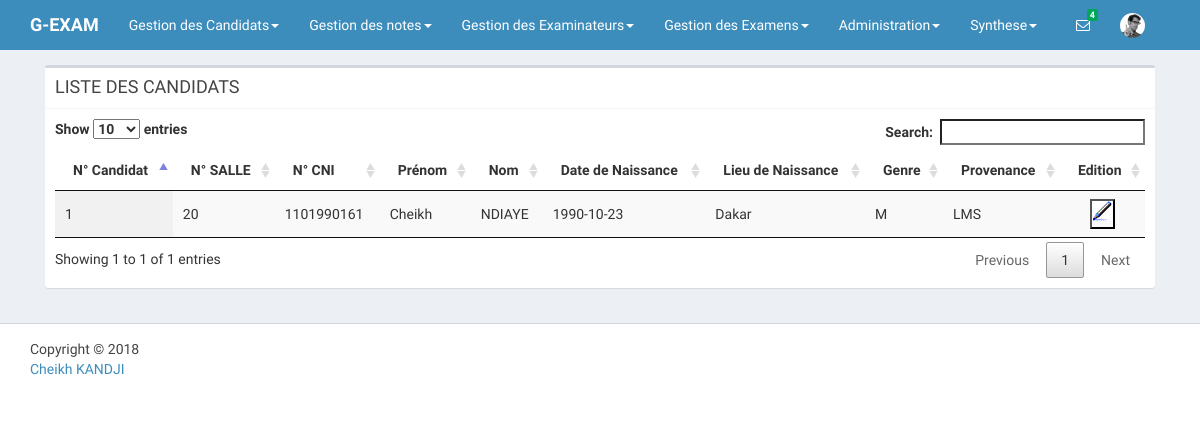
Before: / with the older database file.
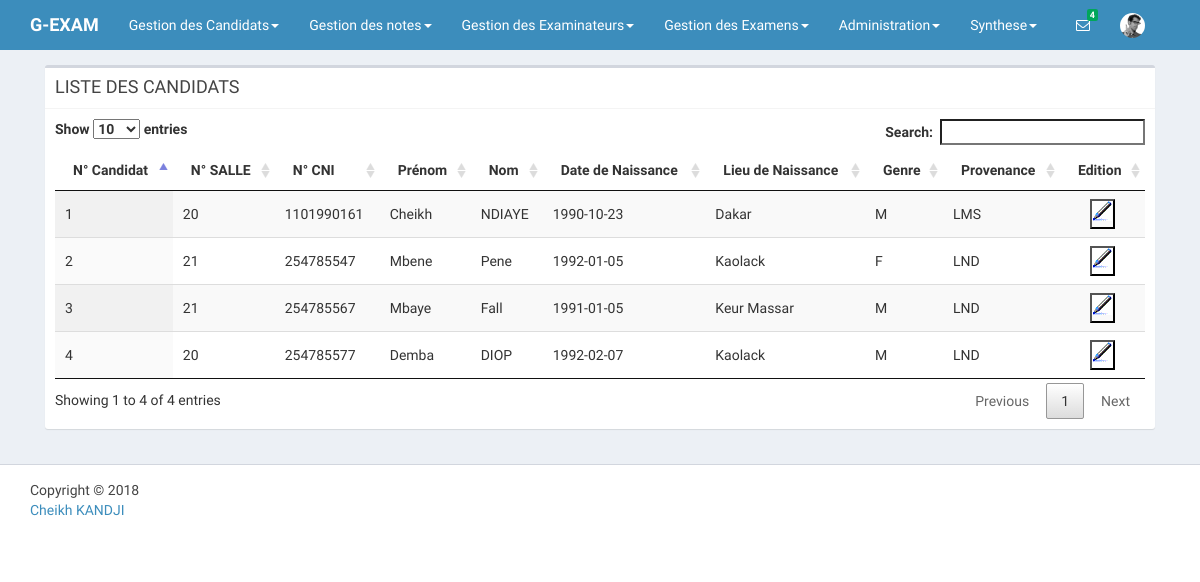
After: the same page with the newer database file.
### tables this page shows
CREATE TABLE `candidat` (
  `NUMBASE` int(11) NOT NULL,
  `NUMCENTRE` int(11) NOT NULL,
  `NUMSALLE` int(11) NOT NULL,
  `CNI` int(11) DEFAULT NULL,
  `PRENOM` varchar(25) DEFAULT NULL,
  `NOM` varchar(20) DEFAULT NULL,
  `DATENAIS` date DEFAULT NULL,
  `LIEUNAIS` varchar(25) DEFAULT NULL,
  `GENRE` varchar(1) DEFAULT NULL,
  `PROVENANCE` varchar(20) DEFAULT NULL
);

### index.php (called while the page is built)
<?php
include('affichage-candidat.php');
?>

### liste-candidat.php (the view, shortened to what this page needs)
<table id="example" class="display" cellspacing="0" width="100%">
			<thead>
			<tr>
				<th>N° Candidat</th>
				<th>N° SALLE</th>
				<th>N° CNI</th>
				<th>Prénom</th>
				<th>Nom</th>
				<th>Date de Naissance</th>
				<th>Lieu de Naissance</th>
				<th>Genre</th>
				<th>Provenance</th>
				<th>Edition</th>
			</tr>
		</thead>
			<tbody>
                         <?php
                             while($row=$reponse->fetch_assoc()){
                         ?>
			<tr>
				<td><?=$row['NUMBASE']?></td>
                         <td><?=$row['NUMSALLE']?></td>
                         <td><?=$row['CNI']?></td>
				<td><?=$row['PRENOM']?></td>
				<td><?=$row['NOM']?></td>
				<td><?=$row['DATENAIS']?></td>
				<td><?=$row['LIEUNAIS']?></td>
				<td><?=$row['GENRE']?></td>
				<td><?=$row['PROVENANCE']?></td>
				<td><center><form method="POST" action="<?php echo($_SERVER['PHP_SELF']); ?>">
				<input type="submit" value='' align="middle" name="edit" id="edit" style="background:url(img/edit.gif) no-repeat;width:25px;height:30px;"></input>
				</form> </center></td>
			</tr>
                         <?php
                             }
                         ?>
	</tbody>
</table>

### affichage-candidat.php (shortened to what this page needs)
<!DOCTYPE html>
<html>
<head>
    <link rel="stylesheet" href="bootstrap/css/bootstrap.min.css">
    <link rel="stylesheet" href="https://maxcdn.bootstrapcdn.com/font-awesome/4.4.0/css/font-awesome.min.css">
    <link rel="stylesheet" href="https://code.ionicframework.com/ionicons/2.0.1/css/ionicons.min.css">
    <link rel="stylesheet" href="dist/css/AdminLTE.min.css">
    <link rel="stylesheet" href="dist/css/skins/_all-skins.min.css">
	<link rel="stylesheet" href="plugins/DataTable/media/css/jquery.dataTables.min.css">
</head>
<body class="hold-transition skin-blue layout-top-nav">
<div class="wrapper">
	<?php
		include('menu-principal.php');
        include('connexion.php');
        $reponse=$con->query("SELECT C.NUMBASE,C.NUMSALLE, C.CNI, C.PRENOM, C.NOM, C.DATENAIS, C.LIEUNAIS,
		C.GENRE, C.PROVENANCE
		FROM candidat C");
	?>
 <div class="content-wrapper">
     <div class="container">
            <section class="content">
                <div class="box box-default">
                    <div class="box-header with-border">
                        <h3 class="box-title">LISTE DES CANDIDATS</h3>
                    </div>
                    <div class="box-body">
			<?php
					if(isset($_POST['edit']))
					{
						include('edition-candidat.php');
					}
					else
					include('liste-candidat.php');
			?>
                    </div>
                </div>
            </section>
        </div>
    </div>
	<?php
		include('pied-page.php');
	?>
</div>
</body>
</html>

### menu-principal.php (shortened to what this page needs)
<header class="main-header">
    <nav class="navbar navbar-static-top">
        <div class="container">
            <div class="navbar-header">
                <a href="login.php" class="navbar-brand"><b>G-EXAM</b></a>
            </div>
            <div class="collapse navbar-collapse pull-left" id="navbar-collapse">
                <ul class="nav navbar-nav">
		 <li class="dropdown">
                        <a href="#" class="dropdown-toggle" data-toggle="dropdown">Gestion des Candidats<span class="caret"></span></a>
                    </li>
		 <li class="dropdown">
                        <a href="#" class="dropdown-toggle" data-toggle="dropdown">Gestion des notes<span class="caret"></span></a>
                    </li>
		 <li class="dropdown">
                        <a href="#" class="dropdown-toggle" data-toggle="dropdown">Gestion des Examinateurs<span class="caret"></span></a>
                    </li>
		<li class="dropdown">
                        <a href="#" class="dropdown-toggle" data-toggle="dropdown">Gestion des Examens<span class="caret"></span></a>
                    </li>
		<li class="dropdown">
                        <a href="#" class="dropdown-toggle" data-toggle="dropdown">Administration<span class="caret"></span></a>
                    </li>
		<li class="dropdown">
                        <a href="#" class="dropdown-toggle" data-toggle="dropdown">Synthese<span class="caret"></span></a>
                    </li>
                </ul>
            </div>
            <div class="navbar-custom-menu">
                <ul class="nav navbar-nav">
                    <li class="dropdown messages-menu">
                        <a href="#" class="dropdown-toggle" data-toggle="dropdown">
                            <i class="fa fa-envelope-o"></i>
                            <span class="label label-success">4</span>
                        </a>
                    </li>
                    <li class="dropdown user user-menu">
                        <a href="#" class="dropdown-toggle" data-toggle="dropdown">
                            <img src="dist/img/user2-160x160.jpg" class="user-image" alt="User Image">
                        </a>
                    </li>
                </ul>
            </div>
        </div>
    </nav>
</header>

### pied-page.php (shortened to what this page needs)
<footer class="main-footer">
   <div class="container">
		<?php
			echo "Copyright &copy; ", date('Y')," <address><a href='abrare28@gmail.com'>Cheikh KANDJI</a></address>";
		?>
   </div>
</footer>

Changed rows visible on the page:
added candidat: NUMBASE "2", NUMSALLE "21", CNI "254785547", PRENOM "Mbene", NOM "Pene", DATENAIS "1992-01-05", LIEUNAIS "Kaolack", GENRE "F", PROVENANCE "LND"
added candidat: NUMBASE "3", NUMSALLE "21", CNI "254785567", PRENOM "Mbaye", NOM "Fall", DATENAIS "1991-01-05", LIEUNAIS "Keur Massar", GENRE "M", PROVENANCE "LND"
added candidat: NUMBASE "4", NUMSALLE "20", CNI "254785577", PRENOM "Demba", NOM "DIOP", DATENAIS "1992-02-07", LIEUNAIS "Kaolack", GENRE "M", PROVENANCE "LND"
Other visible differences:
text written by a page script: "Show entries Search: Showing 1 to 1 of 1 entries Previous 1 Next" → "Show entries Search: Showing 1 to 4 of 4 entries Previous 1 Next"
